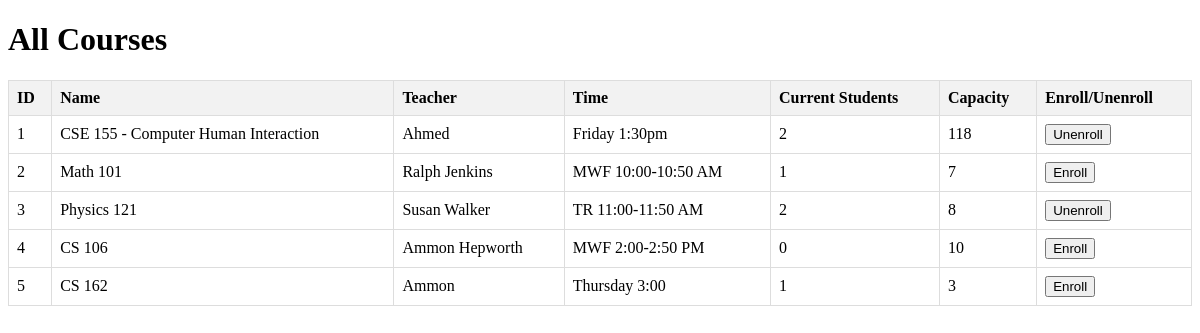
The app's page /all-courses (signed in), older data.
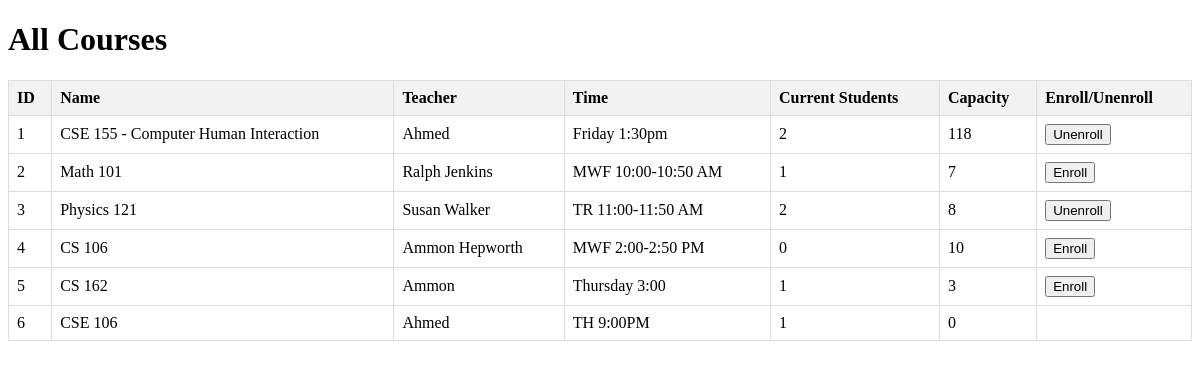
The same page, newer data.
### login_example.py (models this page shows)
class Course(db.Model):
    id = db.Column(db.Integer, primary_key=True)
    name = db.Column(db.String(100), nullable=False)
    teacher = db.Column(db.String(100), nullable=False)
    time = db.Column(db.String(100), nullable=False)
    current_students = db.Column(db.Integer, default=0)
    capacity = db.Column(db.Integer, nullable=False)
    users = db.relationship("User", secondary="user_course" ,backref="Course")

### login_example.py (the view)
@app.route('/all-courses')
@login_required
def all_courses():
    courses = Course.query.all()
    user = User.query.filter_by(username=current_user.username).first()
    return render_template('all_courses.html', courses=courses, user = user)

### login_example.py (called while the page is built)
@login_manager.user_loader
def load_user(user_id):
    return User.query.get(int(user_id))

### templates/all_courses.html (shortened to what this page needs)
<!DOCTYPE html>
<html lang="en">
<head>
</head>
<body>
    <h1>All Courses</h1>
    <table>
        <thead>
            <tr>
                <th>ID</th>
                <th>Name</th>
                <th>Teacher</th>
                <th>Time</th>
                <th>Current Students</th>
                <th>Capacity</th>
                <th>Enroll/Unenroll</th>
            </tr>
        </thead>
        <tbody>
            {% for course in courses %}
            <tr>
                <td>{{ course.id }}</td>
                <td>{{ course.name }}</td>
                <td>{{ course.teacher }}</td>
                <td>{{ course.time }}</td>
                <td>{{ course.current_students }}</td>
                <td>{{ course.capacity }}</td>
                <td>
                    <form action="/enroll_course" method="POST">
                    {% if course.current_students <= course.capacity %}
                        {% if user in course.users %}
                            <button type="submit">Unenroll</button>
                        {% else %}
                            <button type="submit">Enroll</button>
                        {% endif %}
                    {% endif %}
                    </form>
                </td>
            </tr>
            {% endfor %}
        </tbody>
    </table>
</body>
</html>

### templates/all_courses.html (style rules this page uses)
table { width: 100%; border-collapse: collapse; }
th, td { border: 1px solid #dddddd; text-align: left; padding: 8px; }
th { background-color: #f2f2f2; }

Row changes from the older to the newer data that the page shows:
added Course: id "6", name "CSE 106", teacher "Ahmed", time "TH 9:00PM", current_students "1", capacity "0"
